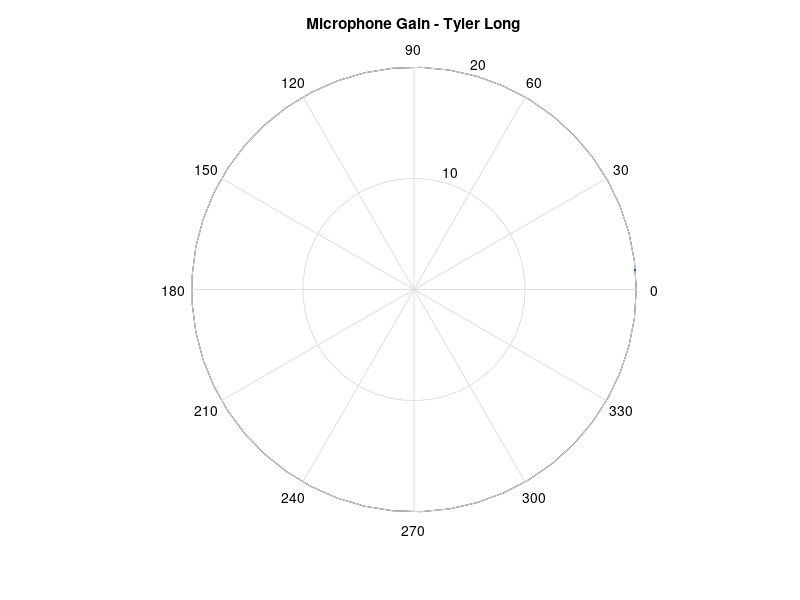

MATLAB code to generate this figure:
%This program will be called microphone gain
%This program plots the gain of a microphone
%Date       Programmer                  Your major
%===        ==========                  =====================
%9-22-08       Tyler Long                EET

%Input Parameters
g= input('Enter a value for the microphone constant: '); %Mic variable
angle1= input('Enter a starting angle degrees: '); %Angle in degrees
angle2= input('Enter an ending angle degrees: '); %Angle in degrees

rad1=angle1*(pi/180);
rad2=angle2*(pi/180);

if angle1<=angle2
    theta=rad1:.01:rad2;
else
    theta=rad2:.01:rad1;    
end

GAIN=2*g*(1+cos(theta));


polar(theta,GAIN)
title('Microphone Gain - Tyler Long');
grid on;